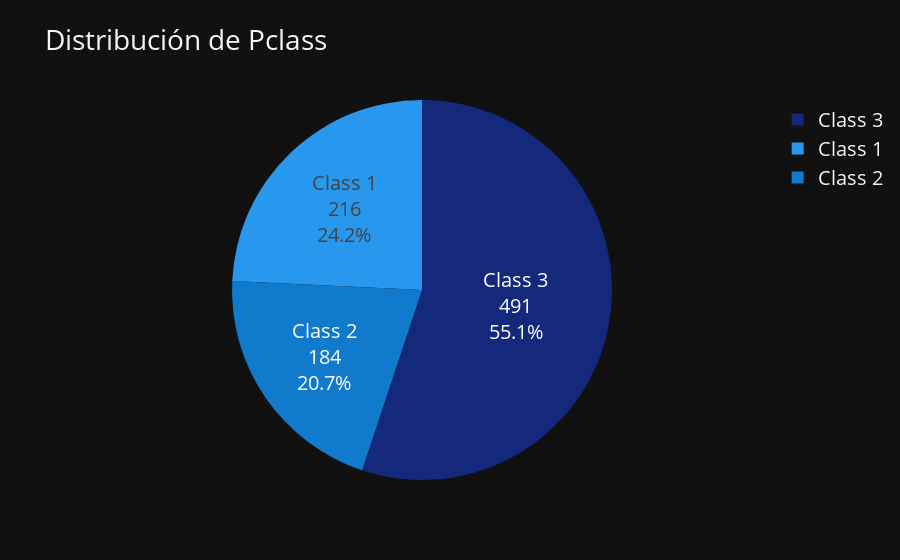

This figure's notebook cell:
### Code cell
# Crear datos y asegurarse del orden correcto
datos_pclass = {
    'Class': ['Class 1', 'Class 2', 'Class 3'],
    'Cantidad': [
        sum(1 for _ in df['Pclass'] if _ == 1),
        sum(1 for _ in df['Pclass'] if _ == 2),
        sum(1 for _ in df['Pclass'] if _ == 3)
    ]
}

# Crear gráfico de pastel con colores personalizados
fig = px.pie(
    datos_pclass,
    values='Cantidad',
    names='Class',
    title='Distribución de Pclass',
    color='Class',  # Especificar el hue basado en 'Class'
    color_discrete_map={
        'Class 1': '#2898ee',
        'Class 2': '#107acc',
        'Class 3': '#15297c'
    }
)

# Personalizar diseño y tamaño de letras
fig.update_layout(
    template='plotly_dark',
    font=dict(size=20)  # Tamaño general de fuente
)

fig.update_traces(textinfo='label+percent+value') 
fig.show()
fig.write_html('Graphics/pie_Pclass.html')

### Figure 1 — Plotly figure (JSON) as saved in the notebook; plotly's stock layout.template omitted (floating-point values rounded to 4 significant figures)
{"data": [{"customdata": [["Class 1"], ["Class 2"], ["Class 3"]], "domain": {"x": [0, 1], "y": [0, 1]}, "hovertemplate": "Class=%{customdata[0]}<br>Cantidad=%{value}<extra></extra>", "labels": ["Class 1", "Class 2", "Class 3"], "legendgroup": "", "marker": {"colors": ["#2898ee", "#107acc", "#15297c"]}, "name": "", "showlegend": true, "textinfo": "label+percent+value", "type": "pie", "values": [216, 184, 491]}], "layout": {"font": {"size": 20}, "legend": {"tracegroupgap": 0}, "title": {"text": "Distribución de Pclass"}}}
